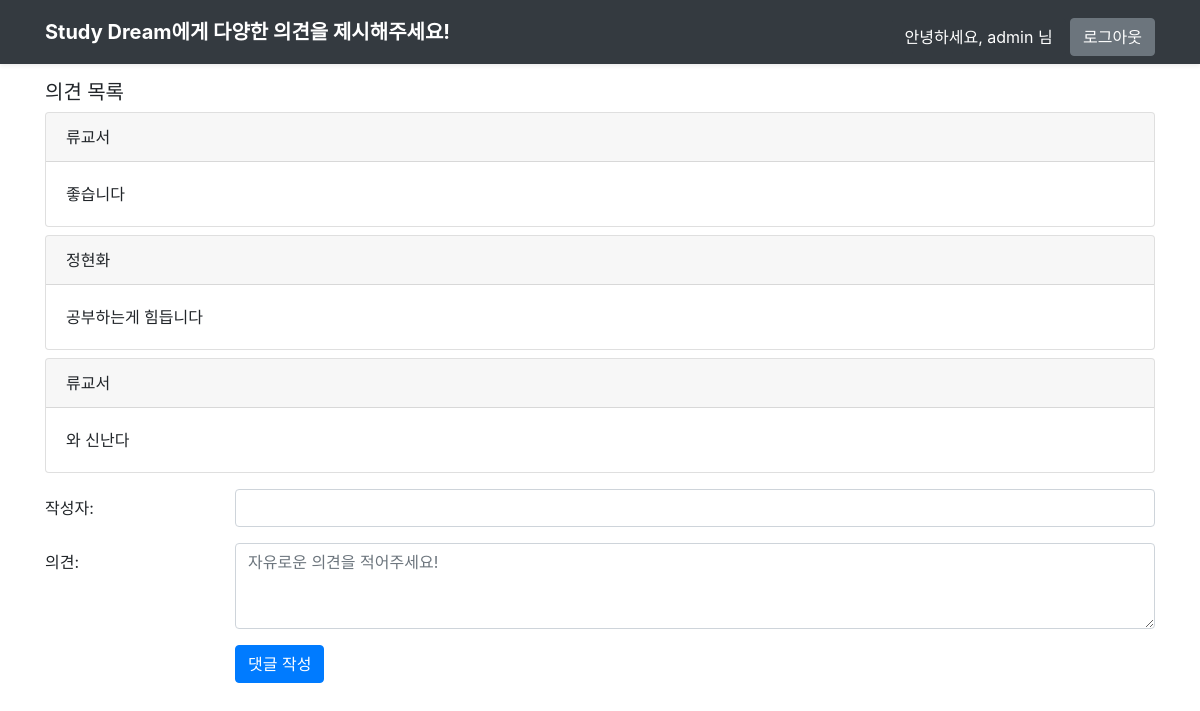
The page /comment/ (signed in) on the database its author committed.
### app_study_dream/models.py (models this page shows, shortened)
class Comment(models.Model):
    comments_author = models.CharField(max_length=100)
    comments = models.TextField(default='', null=False)
    def __str__(self):
        return self.comments_author
    class recorder(models.Model):
        username = models.CharField(max_length=150, unique=True)
        password = models.CharField(max_length=128)

### app_study_dream/views.py (the view)
# urls.py: path('comment/', comment_view, name='comment_view'),
def comment_view(request):
    comments = {'comments': Comment.objects.all()}
    return render(request, 'comment.html', comments)

### templates/comment.html (shortened to what this page needs)
{% load static %}
{% block content %}
  <link rel="stylesheet" href="{% static 'bootstrap/css/bootstrap.min.css' %}"/>
<header>
    <nav class="navbar navbar-dark bg-dark shadow-sm mb-3">
        <div class="container d-flex justify-content-between">
            <a href="/" class="navbar-brand d-flex align-items-center">
                <strong>Study Dream에게 다양한 의견을 제시해주세요!</strong>
                <div class="row">
                    <div class="col-auto">
                        {% if user.is_authenticated %}
                            <a class="btn btn-dark" role="button">안녕하세요, {{ user.username }} 님</a>
                            <a class="btn btn-secondary" href="{% url 'logout' %}" role="button">로그아웃</a>
                        {% else %}
                            <a class="btn btn-dark" role="button">반갑습니다! 더 많은 서비스를 이용하기 위해서는 로그인하세요!</a>
                            <a class="btn btn-info" href="{% url 'login' %}" role="button">로그인하기</a>
                        {% endif %}
                    </div>
                </div>
            </a>
        </div>
    </nav>
</header>
<div class="container mt-3">
    {% if comments %}
        <div class="mt-3">
            <h5>의견 목록</h5>
            {% for comment in comments %}
                <div class="card mb-2">
                    <div class="card-header">
                        {{ comment.comments_author }}
                    </div>
                    <div class="card-body">
                        {{ comment.comments | safe }}
                    </div>
                </div>
            {% endfor %}
        </div>
    {% endif %}
    <form method="post" action="{% url 'add_comment' %}" class="mt-3">
    <div class="form-group row">
        <label for="author" class="col-sm-2 col-form-label">작성자:</label>
        <div class="col-sm-10">
            <input type="text" id="author" name="author" class="form-control" required>
        </div>
    </div>
    <div class="form-group row">
        <label for="text" class="col-sm-2 col-form-label">의견:</label>
        <div class="col-sm-10">
            <textarea id="text" name="text" class="form-control" rows="3" required placeholder="자유로운 의견을 적어주세요!"></textarea>
        </div>
    </div>
    <div class="form-group row">
        <div class="col-sm-10 offset-sm-2">
            <button type="submit" class="btn btn-primary ">댓글 작성</button>
        </div>
    </div>
</form>
  </div>
{% endblock %}

### rows shown on the page
Comment: comments_author "류교서", comments "좋습니다"
Comment: comments_author "정현화", comments "공부하는게 힘듭니다"
Comment: comments_author "류교서", comments "와 신난다"

### other values the page prints
{{ user.username }} "admin"
